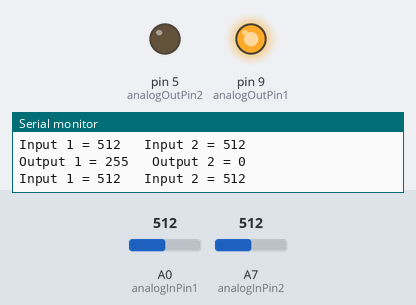
The sketch below on a simulated Arduino Nano, built with avr-gcc and run on an emulated ATmega328P. On the bench: output pins drawn as LEDs (lit = HIGH), the last lines printed to the serial monitor. The inputs (shaded band) are chosen by the test bench; at power-on: A0 (analogInPin1) = 512, A7 (analogInPin2) = 512.

Above: at 1.2 s.
1.3 s: A0 (analogInPin1) set to 716
At 1.7 s:
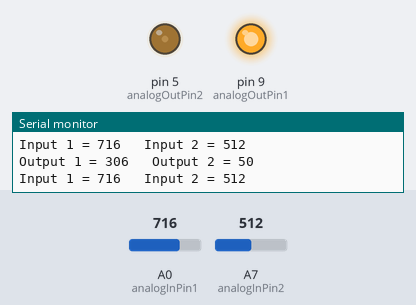
2.8 s: A7 (analogInPin2) set to 306
At 3.6 s:
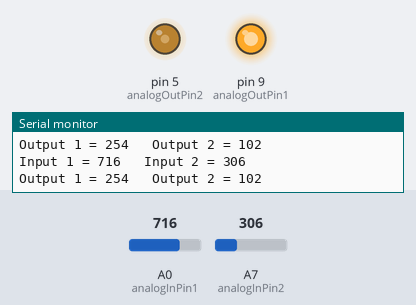
4.3 s: A0 (analogInPin1) set to 511
At 5.4 s:
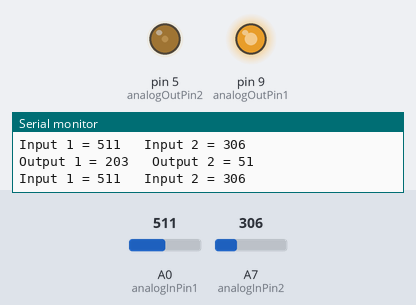
5.8 s: A7 (analogInPin2) set to 1023
At 6.1 s:
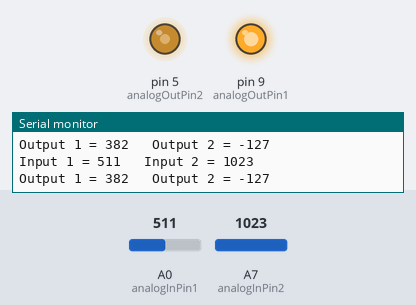
7.3 s: A7 (analogInPin2) set to 716
At 8.4 s:
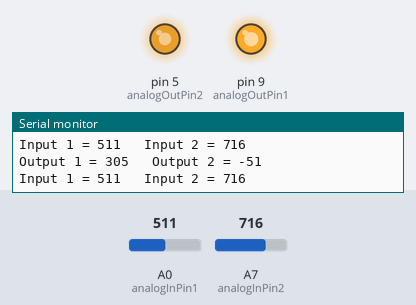
8.8 s: A0 (analogInPin1) set to 0
At 10.1 s:
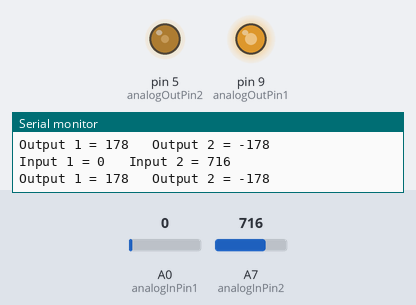
Timing chart, 0 to 11.3 s (numbered marks = the images above; inputs shaded):
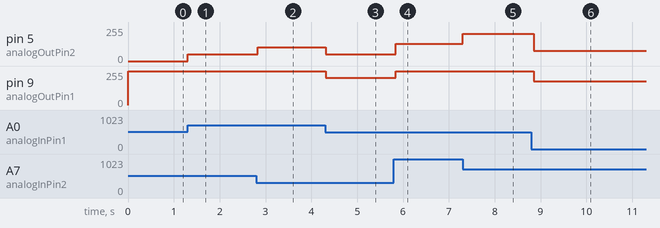

Measured:
- after the input at 1.3 s, pin 5 (analogOutPin2): 0/255 → 50/255 at once
- after the input at 2.8 s, pin 5 (analogOutPin2): 50/255 → 102/255 at once; pin 9 (analogOutPin1): 255/255 → 254/255 at once
- after the input at 4.3 s, pin 5 (analogOutPin2): 102/255 → 51/255 at once; pin 9 (analogOutPin1): 254/255 → 203/255 at once
- after the input at 5.8 s, pin 5 (analogOutPin2): 51/255 → 129/255 at once; pin 9 (analogOutPin1): 203/255 → 255/255 at once
- after the input at 7.3 s, pin 5 (analogOutPin2): 129/255 → 205/255 at once
- after the input at 8.8 s, pin 5 (analogOutPin2): 205/255 → 78/255 after 0.05 s; pin 9 (analogOutPin1): 255/255 → 178/255 after 0.05 s

The sketch:

proj1.ino
```cpp
// These constants won't change.  They're used to give names to the pins used:
const int analogInPin1 = A0;  // Analog input pin 1 - s1
const int analogInPin2 = A7; //  Analog input pin 2 - s2
const int analogOutPin1 = 9; // Analog output pin used to display s2+s1
const int analogOutPin2 = 5; // Analog output pin used to display s1-s2

int sensor1Value = 0; // s1
int add = 0;          // s2+s1
int sub = 0;          // s1-s2
int sensor2Value=0;   // s2
void setup() {
  //We can Use Serial Communication for Debugging.
  // initialize serial communications at 9600 bps:
  Serial.begin(9600);
}

void loop() {
  // read the analog in value:
  sensor1Value = analogRead(analogInPin1);
  sensor2Value = analogRead(analogInPin2);
  // map it to the range of the analog out:
  add= map(sensor1Value+sensor2Value, 0, 1023, 0, 255);
  sub= map(sensor1Value-sensor2Value, 0, 1023, 0, 255);
  // change the analog out value:
  analogWrite(analogOutPin1, add);
  analogWrite(analogOutPin2, sub);

  // print the results to the serial monitor:
  Serial.print("\nInput 1 = ");
  Serial.print(sensor1Value);
  Serial.print("\t Input 2 = ");
  Serial.print(sensor2Value);
  Serial.print("\nOutput 1 = ");
  Serial.print(add);
  Serial.print("\t Output 2 = ");
  Serial.print(sub);
  Serial.println();
  // wait 2 milliseconds before the next loop
  // for the analog-to-digital converter to settle
  // after the last reading:
  delay(2);
}
```
